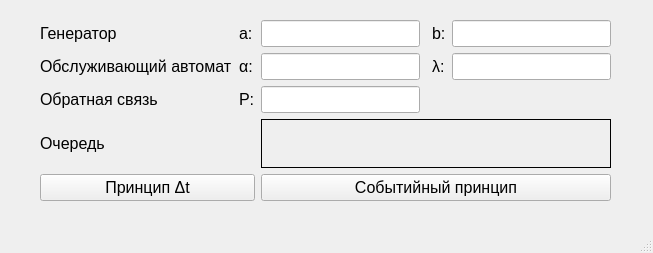
<?xml version="1.0" encoding="UTF-8"?>
<ui version="4.0">
 <class>MainWindow</class>
 <widget class="QMainWindow" name="MainWindow">
  <property name="geometry">
   <rect>
    <x>0</x>
    <y>0</y>
    <width>653</width>
    <height>253</height>
   </rect>
  </property>
  <property name="windowTitle">
   <string>MainWindow</string>
  </property>
  <widget class="QWidget" name="centralwidget">
   <widget class="QWidget" name="gridLayoutWidget">
    <property name="geometry">
     <rect>
      <x>40</x>
      <y>20</y>
      <width>571</width>
      <height>181</height>
     </rect>
    </property>
    <layout class="QGridLayout" name="gridLayout">
     <item row="1" column="6">
      <widget class="QLineEdit" name="input_lambda">
       <property name="font">
        <font>
         <pointsize>12</pointsize>
        </font>
       </property>
      </widget>
     </item>
     <item row="2" column="1">
      <widget class="QLabel" name="label_3">
       <property name="font">
        <font>
         <pointsize>12</pointsize>
        </font>
       </property>
       <property name="text">
        <string>Обратная связь</string>
       </property>
      </widget>
     </item>
     <item row="0" column="5">
      <widget class="QLabel" name="label_8">
       <property name="font">
        <font>
         <pointsize>12</pointsize>
        </font>
       </property>
       <property name="text">
        <string>b:</string>
       </property>
      </widget>
     </item>
     <item row="2" column="2">
      <widget class="QLabel" name="label_7">
       <property name="font">
        <font>
         <pointsize>12</pointsize>
        </font>
       </property>
       <property name="text">
        <string>P:</string>
       </property>
      </widget>
     </item>
     <item row="3" column="1">
      <widget class="QLabel" name="label_4">
       <property name="font">
        <font>
         <pointsize>12</pointsize>
        </font>
       </property>
       <property name="text">
        <string>Очередь</string>
       </property>
      </widget>
     </item>
     <item row="2" column="3">
      <widget class="QLineEdit" name="input_P">
       <property name="font">
        <font>
         <pointsize>12</pointsize>
        </font>
       </property>
      </widget>
     </item>
     <item row="0" column="2">
      <widget class="QLabel" name="label_5">
       <property name="font">
        <font>
         <pointsize>12</pointsize>
        </font>
       </property>
       <property name="text">
        <string>a:</string>
       </property>
      </widget>
     </item>
     <item row="1" column="1">
      <widget class="QLabel" name="label_2">
       <property name="font">
        <font>
         <pointsize>12</pointsize>
        </font>
       </property>
       <property name="text">
        <string>Обслуживающий автомат</string>
       </property>
      </widget>
     </item>
     <item row="0" column="1">
      <widget class="QLabel" name="label">
       <property name="font">
        <font>
         <pointsize>12</pointsize>
        </font>
       </property>
       <property name="text">
        <string>Генератор</string>
       </property>
      </widget>
     </item>
     <item row="1" column="2">
      <widget class="QLabel" name="label_6">
       <property name="font">
        <font>
         <pointsize>12</pointsize>
        </font>
       </property>
       <property name="text">
        <string>α:</string>
       </property>
      </widget>
     </item>
     <item row="0" column="3">
      <widget class="QLineEdit" name="input_a">
       <property name="font">
        <font>
         <pointsize>12</pointsize>
        </font>
       </property>
      </widget>
     </item>
     <item row="1" column="3">
      <widget class="QLineEdit" name="input_alpha">
       <property name="font">
        <font>
         <pointsize>12</pointsize>
        </font>
       </property>
      </widget>
     </item>
     <item row="1" column="5">
      <widget class="QLabel" name="label_9">
       <property name="font">
        <font>
         <pointsize>12</pointsize>
        </font>
       </property>
       <property name="text">
        <string>λ:</string>
       </property>
      </widget>
     </item>
     <item row="0" column="6">
      <widget class="QLineEdit" name="input_b">
       <property name="font">
        <font>
         <pointsize>12</pointsize>
        </font>
       </property>
      </widget>
     </item>
     <item row="3" column="3" colspan="4">
      <widget class="QLabel" name="result">
       <property name="font">
        <font>
         <pointsize>12</pointsize>
        </font>
       </property>
       <property name="styleSheet">
        <string notr="true">border-style: solid; border-width: 1px; border-color: black;</string>
       </property>
       <property name="text">
        <string/>
       </property>
      </widget>
     </item>
     <item row="4" column="1" colspan="2">
      <widget class="QPushButton" name="delta_t">
       <property name="font">
        <font>
         <pointsize>12</pointsize>
        </font>
       </property>
       <property name="text">
        <string>Принцип Δt</string>
       </property>
      </widget>
     </item>
     <item row="4" column="3" colspan="4">
      <widget class="QPushButton" name="events">
       <property name="font">
        <font>
         <pointsize>12</pointsize>
        </font>
       </property>
       <property name="text">
        <string>Событийный принцип</string>
       </property>
      </widget>
     </item>
    </layout>
   </widget>
  </widget>
  <widget class="QMenuBar" name="menubar">
   <property name="geometry">
    <rect>
     <x>0</x>
     <y>0</y>
     <width>653</width>
     <height>26</height>
    </rect>
   </property>
  </widget>
  <widget class="QStatusBar" name="statusbar"/>
 </widget>
 <resources/>
 <connections/>
</ui>
